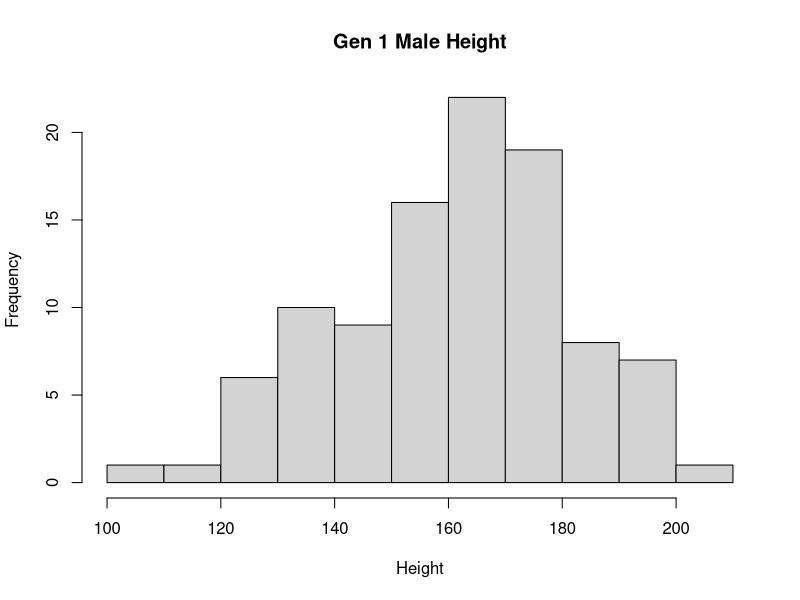
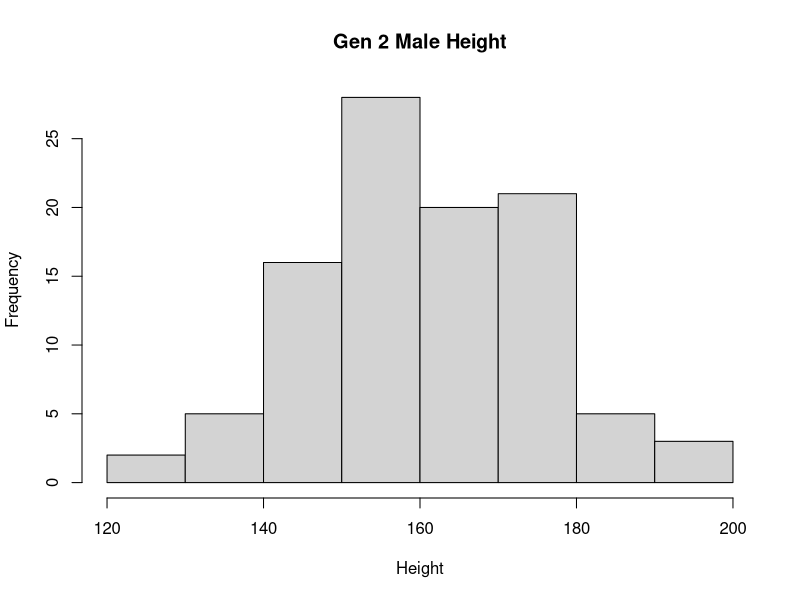
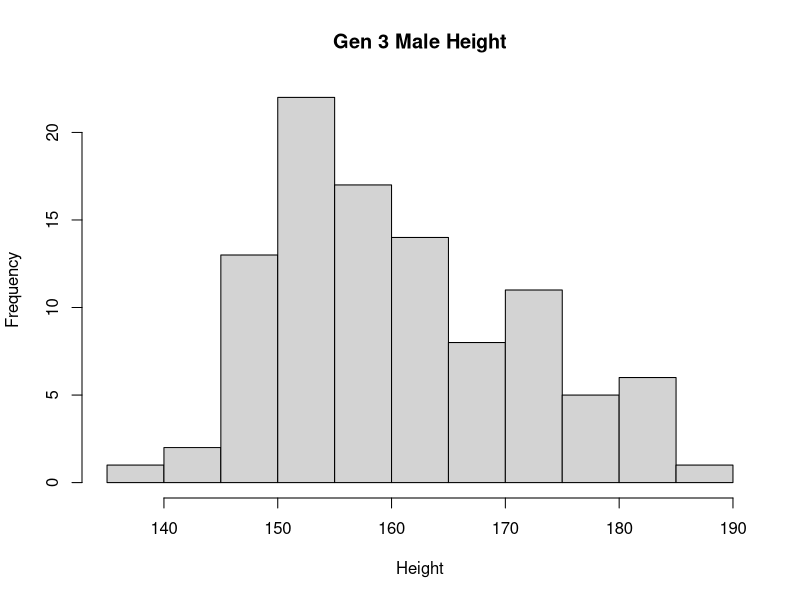
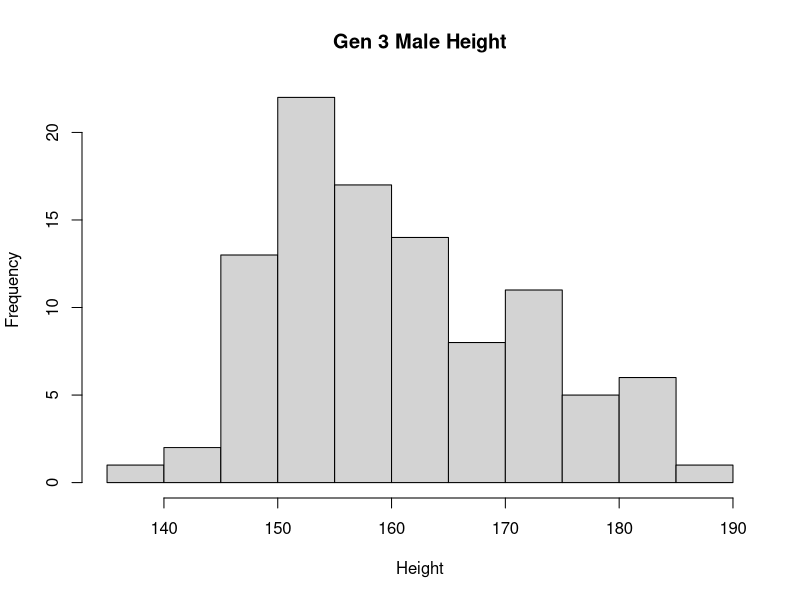
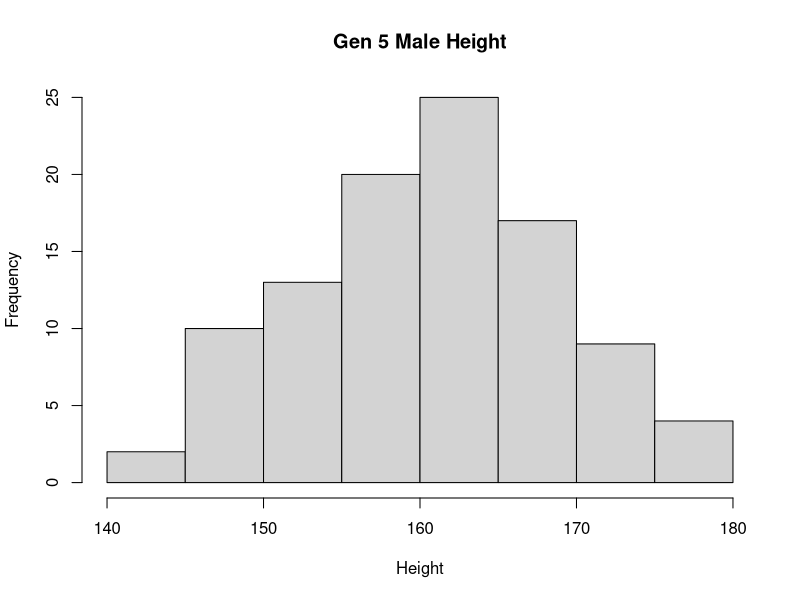
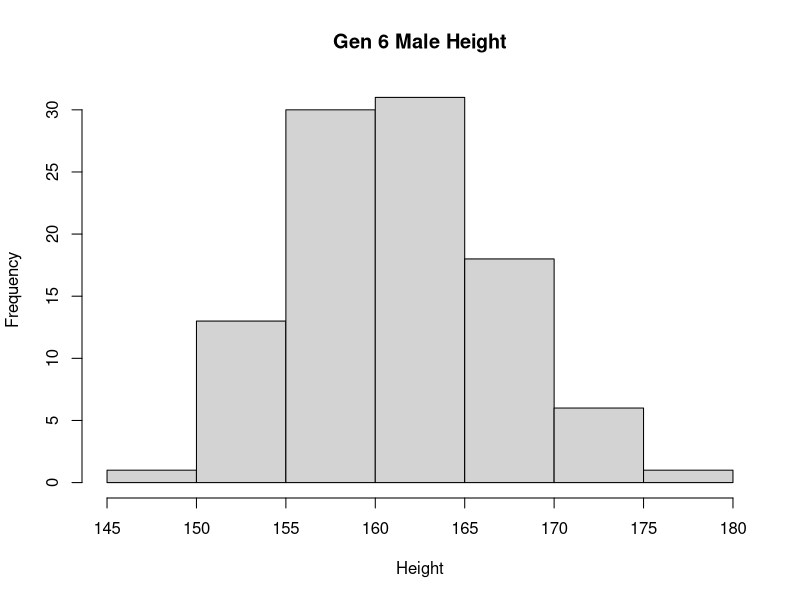
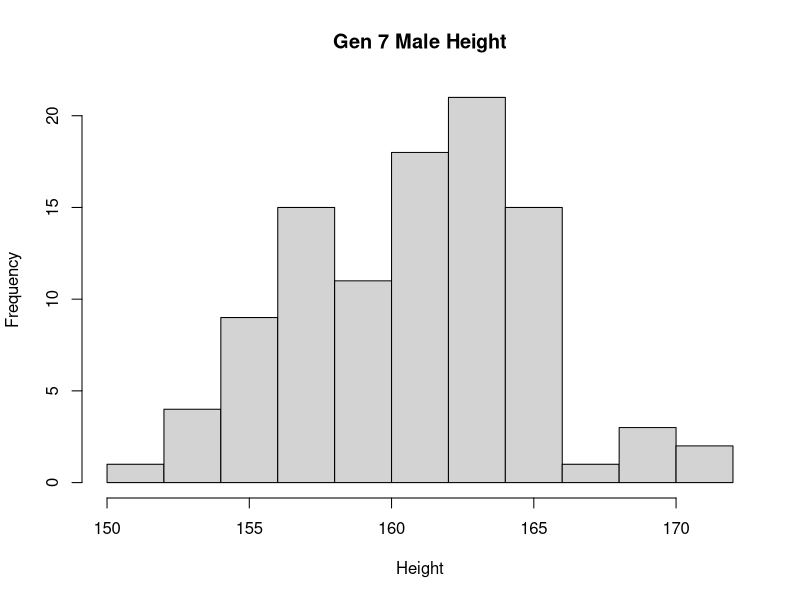
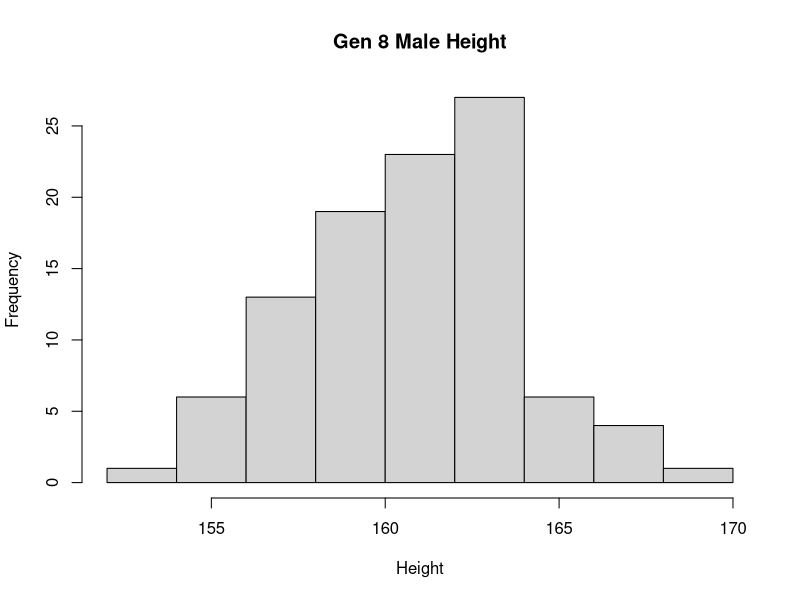

These figures' R source, in order:
## ---- chunk 1
pop <- data.frame(m = rnorm(100, 160, 20), f = rnorm(100, 160, 20))
## ---- chunk 2
next_gen <- function(pop) {
    pop$m <- sample(pop$m)
    pop$m <- rowMeans(pop)
    pop$f <- pop$m
    pop
}
## ---- chunk 3
hist(pop$m, main = "Gen 1 Male Height", xlab = "Height")
## ---- chunk 4
gen2 <- next_gen(pop)
hist(gen2$m, main = "Gen 2 Male Height", xlab = "Height")
## ---- chunk 5
gen3 <- next_gen(gen2)
hist(gen3$m, main = "Gen 3 Male Height", xlab = "Height")
## ---- chunk 6
gen4 <- next_gen(gen2)
hist(gen3$m, main = "Gen 3 Male Height", xlab = "Height")
## ---- chunk 7
gen5 <- next_gen(gen4)
hist(gen5$m, main = "Gen 5 Male Height", xlab = "Height")
## ---- chunk 8
gen6 <- next_gen(gen5)
hist(gen6$m, main = "Gen 6 Male Height", xlab = "Height")
## ---- chunk 9
gen7 <- next_gen(gen6)
hist(gen7$m, main = "Gen 7 Male Height", xlab = "Height")
## ---- chunk 10
gen8 <- next_gen(gen7)
hist(gen8$m, main = "Gen 8 Male Height", xlab = "Height")
## ---- chunk 11
gen9 <- next_gen(gen8)
hist(gen9$m, main = "Gen 9 Male Height", xlab = "Height")
## ---- chunk 12
library(ggplot2)
library(gridExtra)
p1 <- ggplot(pop, aes(x=m, y=f)) + geom_point(alpha = 1/5) + xlim(100, 225) + ylim(90, 210)
p2 <- ggplot(gen2, aes(x=m, y=f)) + geom_point(alpha = 1/5) + xlim(100, 225) + ylim(90, 210)
p3 <- ggplot(gen3, aes(x=m, y=f)) + geom_point(alpha = 1/5) + xlim(100, 225) + ylim(90, 210)
p4 <- ggplot(gen4, aes(x=m, y=f)) + geom_point(alpha = 1/5) + xlim(100, 225) + ylim(90, 210)
p5 <- ggplot(gen5, aes(x=m, y=f)) + geom_point(alpha = 1/5) + xlim(100, 225) + ylim(90, 210)
p6 <- ggplot(gen6, aes(x=m, y=f)) + geom_point(alpha = 1/5) + xlim(100, 225) + ylim(90, 210)
p7 <- ggplot(gen7, aes(x=m, y=f)) + geom_point(alpha = 1/5) + xlim(100, 225) + ylim(90, 210)
p8 <- ggplot(gen8, aes(x=m, y=f)) + geom_point(alpha = 1/5) + xlim(100, 225) + ylim(90, 210)
p9 <- ggplot(gen9, aes(x=m, y=f)) + geom_point(alpha = 1/5) + xlim(100, 225) + ylim(90, 210)

## ---- chunk 13
grid.arrange(p1, p2, p3, p4, p5, p6, p7, p8, p9, nrow = 3)

## ---- chunk 14
first_sample_size <- 250
num_bootstrap_intervals <- 10
num_bootstrap_samples <- 1000

quantiles_0 <- data.frame(matrix(ncol=3,nrow=0, dimnames=list(NULL, c("mean", "upper", "lower"))))
quantiles_1 <- data.frame(matrix(ncol=3,nrow=0, dimnames=list(NULL, c("mean", "upper", "lower"))))

for(i in 1:num_bootstrap_intervals) {
  print(i)
  sample_size <- first_sample_size * i
  
  quant0_bootstraps <- data.frame(matrix(ncol=3,nrow=0, dimnames=list(NULL, c("mean", "upper", "lower"))))
  quant1_bootstraps <- data.frame(matrix(ncol=3,nrow=0, dimnames=list(NULL, c("mean", "upper", "lower"))))

  # perform bootstrap
  for(j in 1:num_bootstrap_samples) {
    df0 <- data.frame(value = rnorm(sample_size, mean = 60, sd = 20), treatment = rep(0, sample_size))
    df1 <- data.frame(value = rnorm(sample_size, mean = 60, sd = 20) + 5, treatment = rep(1, sample_size))
    df_combined <- rbind(df0, df1)
    
    # group 0 stats
    mean0 <- mean(subset(df_combined, treatment == 0)$value)
    quant0 <- quantile(subset(df_combined, treatment == 0)$value, c(.025, .975))
    lower0 <- as.double(quant0[1])
    upper0 <- as.double(quant0[2])
    quant0_bootstraps[j,] <- data.frame(mean=mean0, upper=upper0, lower=lower0)
    
    # group 1 stats
    mean1 <- mean(subset(df_combined, treatment == 1)$value)
    quant1 <- quantile(subset(df_combined, treatment == 1)$value, c(.025, .975))
    lower1 <- as.double(quant1[1])
    upper1 <- as.double(quant1[2])
    quant1_bootstraps[j,] <- data.frame(mean=mean1, upper=upper1, lower=lower1)
  }
  
  # after performing bootstraps, add means to quantile dfs
  quantiles_0[i,] <- data.frame(mean=mean(quant0_bootstraps$mean), 
                                upper=mean(quant0_bootstraps$upper),
                                lower=mean(quant0_bootstraps$lower))
  quantiles_1[i,] <- data.frame(mean=mean(quant1_bootstraps$mean), 
                                upper=mean(quant1_bootstraps$upper),
                                lower=mean(quant1_bootstraps$lower))
}


## ---- chunk 15
makeTransparent = function(..., alpha=0.5) {
  if(alpha<0 | alpha>1) stop("alpha must be between 0 and 1")
  alpha = floor(255*alpha)  
  newColor = col2rgb(col=unlist(list(...)), alpha=FALSE)
  .makeTransparent = function(col, alpha) {
    rgb(red=col[1], green=col[2], blue=col[3], alpha=alpha, maxColorValue=255)
  }
  newColor = apply(newColor, 2, .makeTransparent, alpha=alpha)
  return(newColor)
}

par(new=FALSE)
plot(NULL,
  xlim=c(-1, 1),
  ylim=c(-1, 1),
  xlab="",
  ylab=""
)
polygon(x=c(seq(-0.75, 0.25, length.out=100), seq(0.25, -0.75, length.out=100)),
        y=c(rep(-0.25, 100), rep(0.75, 100)), border=NA, col=makeTransparent('blue',alpha=0.5))
polygon(x=c(seq(-0.25, 0.75, length.out=100), seq(0.75, -0.25, length.out=100)),
        y=c(rep(-0.75, 100), rep(0.25, 100)), border=NA, col=makeTransparent('red',alpha=0.5))
## ---- chunk 16
library(ggplot2)

groups <- c("Group 0", "Group 1")
colors <- c("Group 1" = "blue", "Group 0" = "red")

ggplot() + geom_line(aes(x=1:length(quantiles_0$mean),y=quantiles_0$mean, color='Group 1')) + geom_line(aes(x=1:length(quantiles_1$mean),y=quantiles_1$mean, color='Group 0')) + 
  ylab('Value') + 
  xlab('Interval') +
  labs(x = "Interval",
       y = "Value",
       color = "Treatment") +
  scale_color_manual(values = colors) +
  geom_ribbon(aes(x= 1:length(quantiles_0$mean), ymin=quantiles_0$lower, ymax=quantiles_0$upper), linetype=2, alpha=0.3, fill="red") +
  geom_ribbon(aes(x= 1:length(quantiles_1$mean), ymin=quantiles_1$lower, ymax=quantiles_1$upper), linetype=2, alpha=0.3, fill="blue") + 
  ggtitle("Bootstrap intervals by treatment group") +
  geom_line() + 
  labs()

